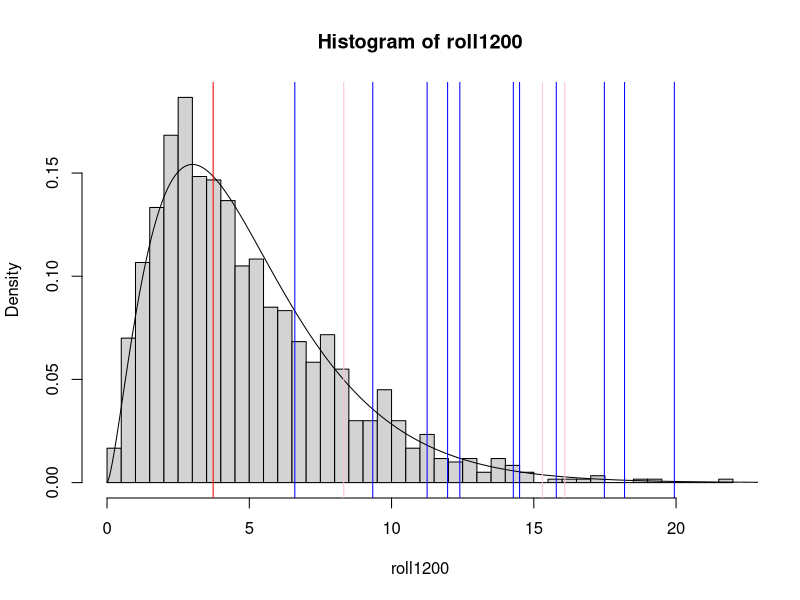

Source code (R):

#1.1
sample(1:6, 10, replace=T)

#1.2
rolls<-sample(1:6, 1200, replace=T)

#2.1
roll_data<-as.data.frame(table(rolls))
roll_data$Exp<-rep(1200/6,6)
roll_data$TS<- (roll_data$Freq-roll_data$Exp)**2/roll_data$Exp
Test_S<-sum(roll_data$TS)

#3.1
rollFUN<-function(){
  FUN_rolls<-sample(1:6, 1200, replace=T)
  FUN_roll_data<-as.data.frame(table(FUN_rolls))
  FUN_roll_data$Exp<-rep(1200/6,6)
  FUN_roll_data$TS<- ( FUN_roll_data$Freq- FUN_roll_data$Exp)**2/FUN_roll_data$Exp
  return(sum( FUN_roll_data$TS))
}

#3.2
rollFUN()

#3.3
roll1200<-replicate(1200, rollFUN())
hist(roll1200,freq=F, breaks=50)

#3.4
x<-seq(from=0, to=25, len=1000)
lines(x, dchisq(x,df=5))

#3.5
abline(v=Test_S,col='red')

#3.6
length(which(roll1200<Test_S))/1200
pchisq(Test_S, df=5,lower.tail = T)


#4.1
rollFUN_2<-function(probs){
  FUN_rolls<-sample(1:6, 1200, prob=probs, replace=T)
  FUN_roll_data<-as.data.frame(table(FUN_rolls))
  FUN_roll_data$Exp<-rep(1200/6,6)
  FUN_roll_data$TS<- ( FUN_roll_data$Freq- FUN_roll_data$Exp)**2/FUN_roll_data$Exp
  return(sum( FUN_roll_data$TS))
}
rollFUN_2(rep(1/6,6))


#4.2
bp <- c(1/6 + 0.02, 1/6, 1/6, 1/6, 1/6, 1/6 - 0.02)
abline(v=rollFUN_2(bp),col='blue')

#4.3
replicate(10, abline(v=rollFUN_2(bp),col='blue'))

#The blue lines tend to be more extreme--
#may suspect the die to be bias

#4.5
bp <- c(1/6 + 0.04, 1/6, 1/6, 1/6, 1/6, 1/6 - 0.04)
replicate(10, abline(v=rollFUN_2(bp),col='pink'))
qchisq(0.95, df=5)
